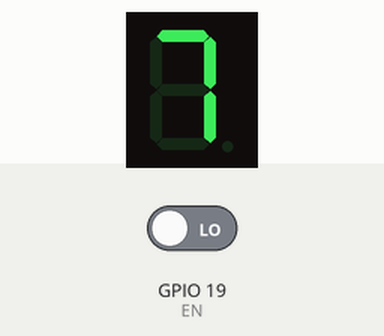
Simulated run of this sketch. Board: ESP32. On the bench: 1-digit seven-segment display. Wiring (inferred from the names in the program): 1-digit 7-segment display, segments lit when HIGH: segments GPIO 32, GPIO 33, GPIO 25, GPIO 26, GPIO 27, GPIO 14, GPIO 12. The test bench sets the inputs (shaded band); at power-on: GPIO 19 (EN) LOW. The segment pins are drawn as the display they are named for.

Above: at 6.8 s.
6.9 s: GPIO 19 (EN) driven HIGH
At 9.3 s:
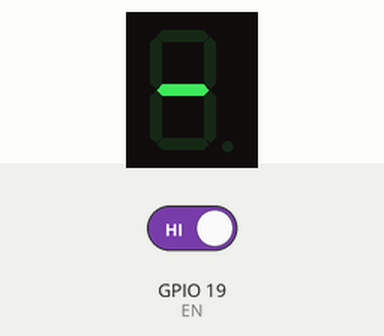
10.8 s: GPIO 19 (EN) driven LOW
At 12.8 s:
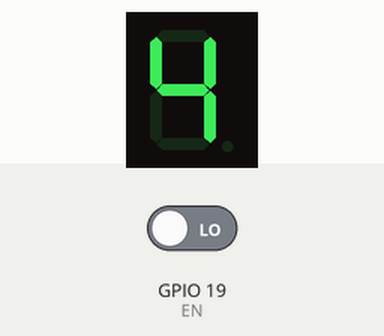
Timing chart, 0 to 14.3 s (numbered marks = the images above; inputs shaded):
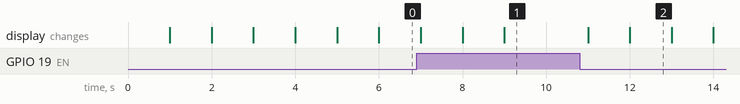

Measured:
- after the input at 6.9 s, the display: first differs from a run without the input after 2.1 s (image 1)
- after the input at 10.8 s, the display: first changes after 0.20 s (image 2 shows a later state)
- what the display in image 2 shows lasts 1.0 s, from 12.0 s to 13.0 s

The sketch:

Gomez_Exam748.ino
```cpp
/*
========================================================
Exam 748
========================================================

Engineer:
  Sergie D. Gomez

Date:
  30 September 2026

*/
//num
const uint8_t SEG7_PINS[] = {32, 33, 25, 26, 27, 14, 12};
const uint8_t NUM_SEG7 = sizeof(SEG7_PINS) / sizeof(SEG7_PINS[0]);
const uint8_t EN = 19;
//variable
const uint8_t NUM_4[7] = {0,1,1,0,0,1,1};
const uint8_t NUM_8[7] = {1,1,1,1,1,1,1};
const uint8_t NUM_7[7] = {1,1,1,0,0,0,0};
const uint8_t NUM_G[7] = {0,0,0,0,0,0,1};

#include "seg7display.h"

void setup() {
  for (int i = 0; i < NUM_SEG7; i++) {
    pinMode(EN, INPUT);
    pinMode(SEG7_PINS[i], OUTPUT);
    digitalWrite(SEG7_PINS[i], 0);

  }
}


void loop() {
  bool ENA = (digitalRead(EN) == LOW);

  if (ENA) {
    seg7display(NUM_7);
    delay(1000);
    seg7display(NUM_4);
    delay(1000);
    seg7display(NUM_8);
    delay(1000);
  } else {
    seg7display(NUM_G);
    delay(1000);
  }
}
```

seg7display.h
```cpp
void seg7display(const uint8_t pattern[7]) {
  for (int i = 0; i < NUM_SEG7; i++) {
    digitalWrite(SEG7_PINS[i], pattern[i]);
  }
}
```
